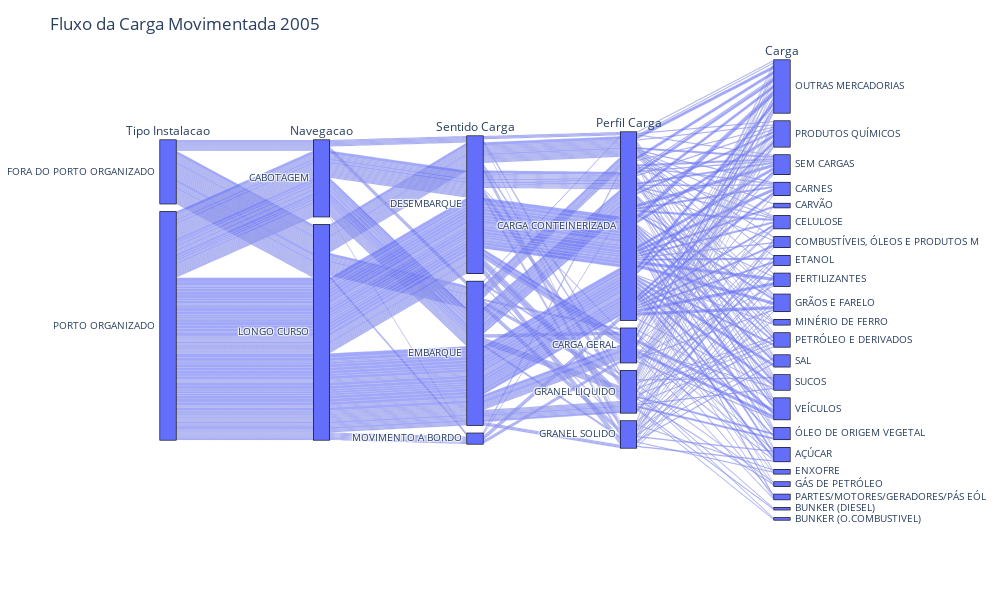

Notebook cell for this chart:
### Code cell
# Filtrando os dados de 2022 e agrupando os dados pelas variáveis categóricas
grpMov = movimentacaoGeo.query('Ano==2005').groupby(['TipoInstalacao', 'PerfilCarga', 'TipoOperacao', 
    'Navegacao', 'SentidoCarga', 'Carga']).agg(
    Qtd=('Data','count'), Toneladas=('Toneladas','sum'), 
    TEUs=('TEUs','sum'), Unidades=('Unidades','sum')
    ).reset_index().sort_values(by=['TipoInstalacao', 'PerfilCarga', 'TipoOperacao', 
    'Navegacao', 'SentidoCarga', 'Carga'])
grpMov

# Para resolver um problema de versão do pandas e plotly
pd.DataFrame.iteritems = pd.DataFrame.items

# Gráfico de coordenadas paralelas
fig = px.parallel_categories(grpMov, 
    dimensions=['TipoInstalacao', 'Navegacao', 'SentidoCarga', 'PerfilCarga', 'Carga'],
    labels={'TipoInstalacao': 'Tipo Instalacao',
        'Navegacao': 'Navegacao',
        'SentidoCarga': 'Sentido Carga',
        'PerfilCarga': 'Perfil Carga',
        'Toneladas': 'Toneladas'},
    #color='Toneladas',
    #color_continuous_scale=px.colors.sequential.Viridis
    )
fig.update_layout(
    title='Fluxo da Carga Movimentada 2005',
    xaxis_tickfont_size=14,
        margin=dict(r=170, l=120),
    coloraxis_colorbar=dict(
        #title="Toneladas",
        x=1.2  # Move a barra de cores mais para a direita
    ),
    width=1000,
    height=600)
fig.show()

### Figure 1 — Plotly figure (JSON) as saved in the notebook; plotly's stock layout.template omitted (floating-point values rounded to 4 significant figures; data arrays with more than 128 entries replaced by an {"elided": "..."} marker saying what was removed)
{"data": [{"dimensions": [{"label": "Tipo Instalacao", "values": {"elided": "270 str values"}}, {"label": "Navegacao", "values": {"elided": "270 str values"}}, {"label": "Sentido Carga", "values": {"elided": "270 str values"}}, {"label": "Perfil Carga", "values": {"elided": "270 str values"}}, {"label": "Carga", "values": {"elided": "270 str values"}}], "domain": {"x": [0, 1], "y": [0, 1]}, "name": "", "type": "parcats"}], "layout": {"coloraxis": {"colorbar": {"x": 1.2}}, "height": 600, "legend": {"tracegroupgap": 0}, "margin": {"l": 120, "r": 170, "t": 60}, "title": {"text": "Fluxo da Carga Movimentada 2005"}, "width": 1000, "xaxis": {"tickfont": {"size": 14}}}}
